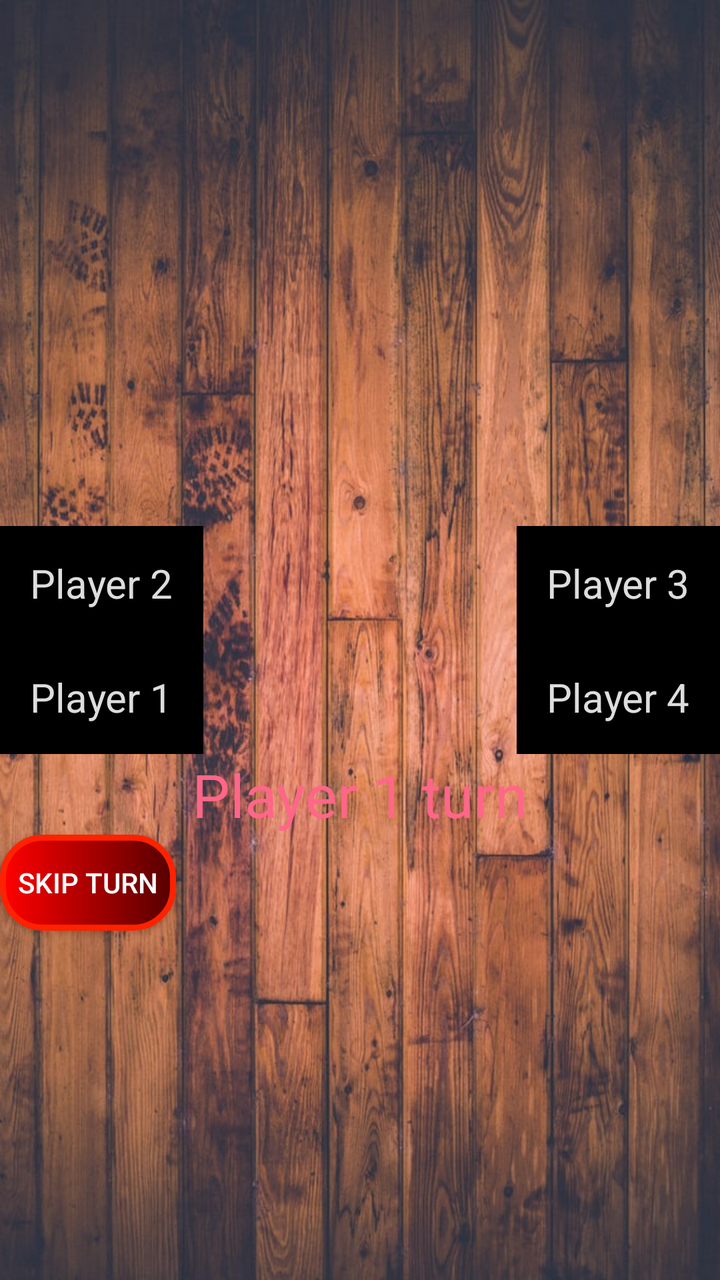
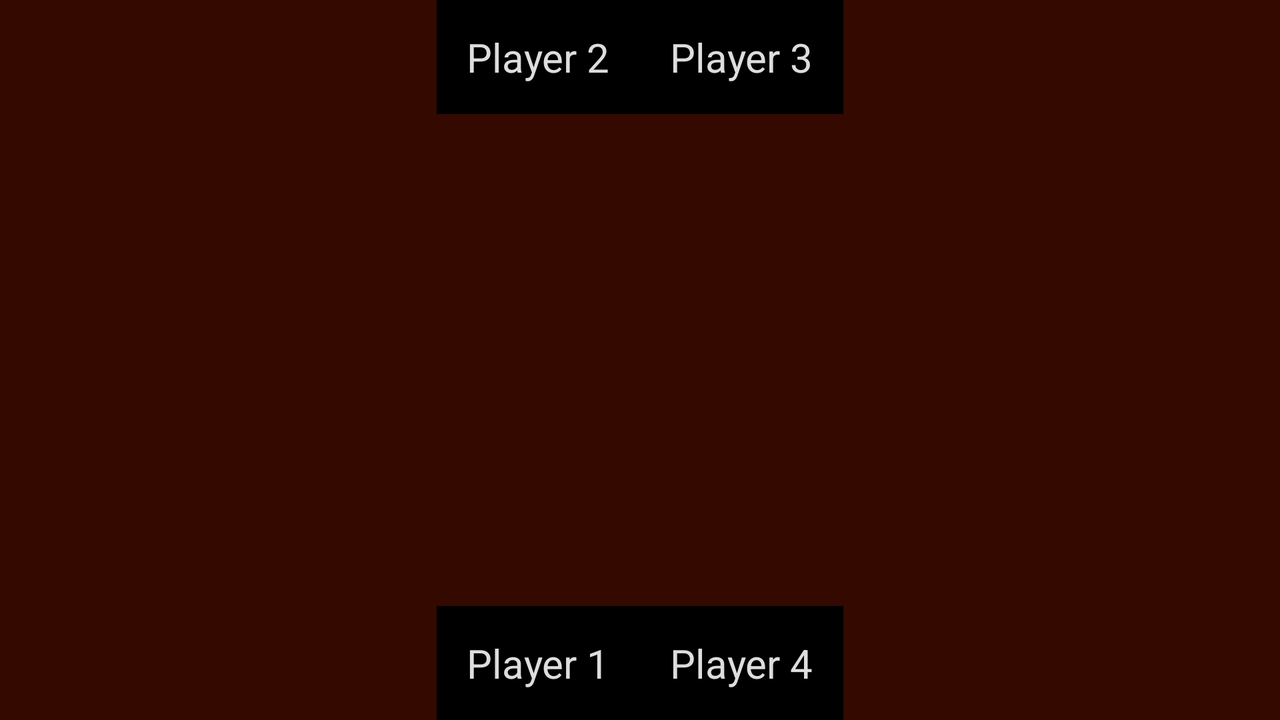

Compare how this app lays out the same screen by default and in its alternative resource folder. The renders come first, then the two layout files and the values they reference.
<!-- AndroidManifest.xml: application theme Theme.MyApplication -->
<!-- res/layout/screen.xml -->
<?xml version="1.0" encoding="utf-8"?>
<RelativeLayout xmlns:android="http://schemas.android.com/apk/res/android"
    android:id="@+id/gameBack"
    android:layout_width="match_parent"
    android:layout_height="match_parent"
    android:orientation="vertical"
    android:background="@drawable/table_bg_90">

    <TextView
        android:id="@+id/p2"
        android:layout_height="wrap_content"
        android:layout_width="wrap_content"
        android:layout_above="@id/drawarea"
        android:layout_alignParentStart="true"
        android:textSize="20sp"
        android:textColor="@color/pname"
        android:background="@color/nameColor"
        android:padding="15dp"
        android:text="Player 2"
        />
    <TextView
        android:id="@+id/p3"
        android:padding="15dp"
        android:layout_height="wrap_content"
        android:layout_width="wrap_content"
        android:layout_above="@id/drawarea"
        android:layout_alignParentEnd="true"
        android:textSize="20sp"
        android:textColor="@color/pname"
        android:background="@color/nameColor"
        android:text="Player 3"
        />
    <ImageView
        android:id="@+id/drawarea"
        android:layout_centerHorizontal="true"
        android:layout_centerVertical="true"
        android:adjustViewBounds="true"
        android:layout_width="match_parent"
        android:layout_height="wrap_content"
        android:layout_centerInParent="true"
        
        />
    <TextView
        android:id="@+id/p1"
        android:padding="15dp"
        android:layout_height="wrap_content"
        android:layout_width="wrap_content"
        android:layout_below="@id/drawarea"
        android:layout_alignParentStart="true"
        android:textSize="20sp"
        android:textColor="@color/pname"
        android:background="@color/nameColor"
        android:text="Player 1"
        />
    <TextView
        android:id="@+id/p4"
        android:padding="15dp"
        android:layout_height="wrap_content"
        android:layout_width="wrap_content"
        android:layout_below="@id/drawarea"
        android:layout_alignParentEnd="true"
        android:textSize="20sp"
        android:textColor="@color/pname"
        android:background="@color/nameColor"
        android:text="Player 4"
        />
    <TextView
        android:text="Player 1 turn"
        android:id="@+id/turn"
        android:layout_width="wrap_content"
        android:layout_height="wrap_content"
        android:textSize="30sp"
        android:layout_centerHorizontal="true"
        android:layout_below="@id/p1"
        android:textColor="#f68"
        />
    <Button
        android:text="Skip Turn"
        android:layout_width="wrap_content"
        android:layout_height="wrap_content"
        android:layout_below="@id/turn"
        android:textColor="#fff"
        android:onClick="onSkip"
        android:background="@drawable/skip_btn"/>
</RelativeLayout>
<!-- resources referenced by this layout -->
<resources>
  <color name="nameColor">#000</color>
  <color name="pname">#DDD</color>
  <!-- drawable skip_btn (drawable) -->
  <?xml version="1.0" encoding="utf-8"?>
  <selector xmlns:android="http://schemas.android.com/apk/res/android">
      <item android:state_pressed="true" android:drawable="@drawable/btn_stroke" />
      <item android:state_pressed="false" android:drawable="@drawable/btn_bg" />
  </selector>
  <!-- drawable table_bg_90: jpg bitmap (drawable, 242121 bytes) -->
  <style name="Theme.MyApplication" parent="Theme.AppCompat.Light.NoActionBar">
          
          <item name="colorPrimary">@color/primary</item>
          <item name="colorPrimaryVariant">@color/primary_variant</item>
          <item name="colorOnPrimary">@color/white</item>
          
          <item name="colorSecondary">@color/teal_200</item>
          <item name="colorSecondaryVariant">@color/teal_700</item>
          <item name="colorOnSecondary">@color/black</item>
          
          <item name="android:statusBarColor" tools:targetApi="l">?attr/colorPrimaryVariant</item>
          
          <item name="android:textColor">#FF0000</item>
      </style>
  <!-- drawable btn_stroke (drawable) -->
  <?xml version="1.0" encoding="utf-8"?>
  <shape xmlns:android="http://schemas.android.com/apk/res/android"
      android:shape="rectangle">
      <corners android:radius="20dp" />
      <stroke android:color="#000" android:width="10dp" />
  </shape>
  <!-- drawable btn_bg (drawable) -->
  <?xml version="1.0" encoding="utf-8"?>
  <shape xmlns:android="http://schemas.android.com/apk/res/android"
      android:shape="rectangle">
      <gradient android:startColor="#f00"
          android:endColor="#500"/>
      <corners android:radius="20dp" />
      <stroke android:color="#ff2200" android:width="3dp" />
  </shape>
  <color name="primary">#0000FF</color>
  <color name="primary_variant">#0000DD</color>
  <color name="white">#FFFFFFFF</color>
  <color name="teal_200">#FF03DAC5</color>
  <color name="teal_700">#FF018786</color>
  <color name="black">#FF000000</color>
</resources>
<!-- res/layout-land/screen.xml (the repository's variant of the layout above) -->
<!-- drawn on the phone turned sideways -->
<?xml version="1.0" encoding="utf-8"?>
<RelativeLayout xmlns:android="http://schemas.android.com/apk/res/android"
    android:id="@+id/gameBack"
    android:layout_width="match_parent"
    android:layout_height="match_parent"
    android:orientation="vertical"
    android:background="#330900">
    <TextView
        android:id="@+id/p2"
        android:layout_height="wrap_content"
        android:layout_width="wrap_content"
        android:layout_toStartOf="@id/drawarea"
        android:textSize="20sp"
        android:textColor="@color/pname"
        android:background="@color/nameColor"
        android:padding="15dp"
        android:text="Player 2"
        />
    <TextView
        android:id="@+id/p3"
        android:padding="15dp"
        android:layout_height="wrap_content"
        android:layout_width="wrap_content"
        android:layout_toEndOf="@id/drawarea"
        android:textSize="20sp"
        android:textColor="@color/pname"
        android:background="@color/nameColor"
        android:text="Player 3"
        />
    <ImageView
        android:id="@+id/drawarea"
        android:contentDescription="Board"
        android:layout_width="wrap_content"
        android:layout_height="match_parent"
        android:layout_centerInParent="true"
        />
    <TextView
        android:id="@+id/p1"
        android:padding="15dp"
        android:layout_height="wrap_content"
        android:layout_width="wrap_content"
        android:layout_toStartOf="@id/drawarea"
        android:layout_alignParentBottom="true"
        android:textSize="20sp"
        android:textColor="@color/pname"
        android:background="@color/nameColor"
        android:text="Player 1"
        />
    <TextView
        android:id="@+id/p4"
        android:padding="15dp"
        android:layout_height="wrap_content"
        android:layout_width="wrap_content"
        android:layout_toEndOf="@id/drawarea"
        android:layout_alignParentBottom="true"
        android:textSize="20sp"
        android:textColor="@color/pname"
        android:background="@color/nameColor"
        android:text="Player 4"
        />

</RelativeLayout>
<!-- resources referenced by the variant -->
<!-- as the phone turned sideways resolves them -->
<resources>
  <color name="nameColor">#000</color>
  <color name="pname">#DDD</color>
  <style name="Theme.MyApplication" parent="Theme.AppCompat.Light.NoActionBar">
          
          <item name="colorPrimary">@color/primary</item>
          <item name="colorPrimaryVariant">@color/primary_variant</item>
          <item name="colorOnPrimary">@color/white</item>
          
          <item name="colorSecondary">@color/teal_200</item>
          <item name="colorSecondaryVariant">@color/teal_700</item>
          <item name="colorOnSecondary">@color/black</item>
          
          <item name="android:statusBarColor" tools:targetApi="l">?attr/colorPrimaryVariant</item>
          
          <item name="android:textColor">#FF0000</item>
      </style>
  <color name="primary">#0000FF</color>
  <color name="primary_variant">#0000DD</color>
  <color name="white">#FFFFFFFF</color>
  <color name="teal_200">#FF03DAC5</color>
  <color name="teal_700">#FF018786</color>
  <color name="black">#FF000000</color>
</resources>
